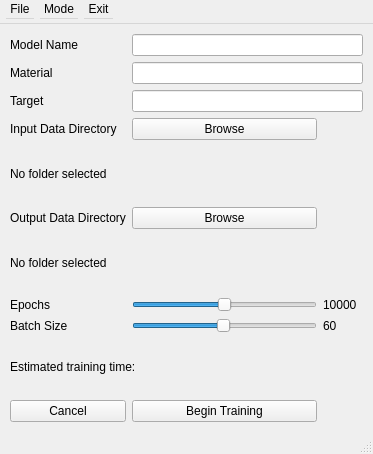
<?xml version="1.0" encoding="UTF-8"?>
<ui version="4.0">
 <class>main_window</class>
 <widget class="QMainWindow" name="main_window">
  <property name="geometry">
   <rect>
    <x>0</x>
    <y>0</y>
    <width>373</width>
    <height>454</height>
   </rect>
  </property>
  <property name="windowTitle">
   <string>User-Centric Software to Assist Design for Forming</string>
  </property>
  <widget class="QWidget" name="central_widget">
   <property name="enabled">
    <bool>true</bool>
   </property>
   <property name="maximumSize">
    <size>
     <width>16777215</width>
     <height>16777215</height>
    </size>
   </property>
   <layout class="QGridLayout" name="gridLayout">
    <property name="leftMargin">
     <number>10</number>
    </property>
    <property name="topMargin">
     <number>10</number>
    </property>
    <property name="rightMargin">
     <number>10</number>
    </property>
    <property name="bottomMargin">
     <number>10</number>
    </property>
    <item row="2" column="0">
     <widget class="QLabel" name="material_label">
      <property name="text">
       <string>Material</string>
      </property>
     </widget>
    </item>
    <item row="15" column="0">
     <widget class="QLabel" name="batchsize_label">
      <property name="text">
       <string>Batch Size</string>
      </property>
     </widget>
    </item>
    <item row="12" column="0" colspan="2">
     <widget class="QLabel" name="output_dir_label">
      <property name="text">
       <string>No folder selected</string>
      </property>
     </widget>
    </item>
    <item row="0" column="0">
     <widget class="QLabel" name="name_label">
      <property name="text">
       <string>Model Name</string>
      </property>
     </widget>
    </item>
    <item row="10" column="0" colspan="2">
     <widget class="QLabel" name="input_dir_label">
      <property name="text">
       <string>No folder selected</string>
      </property>
     </widget>
    </item>
    <item row="17" column="0">
     <widget class="QPushButton" name="cancel_button">
      <property name="text">
       <string>Cancel</string>
      </property>
     </widget>
    </item>
    <item row="7" column="0">
     <widget class="QLabel" name="input_label">
      <property name="text">
       <string>Input Data Directory</string>
      </property>
     </widget>
    </item>
    <item row="5" column="0">
     <widget class="QLabel" name="target_label">
      <property name="text">
       <string>Target</string>
      </property>
     </widget>
    </item>
    <item row="13" column="1">
     <widget class="QSlider" name="epochs_slider">
      <property name="minimumSize">
       <size>
        <width>0</width>
        <height>0</height>
       </size>
      </property>
      <property name="minimum">
       <number>1</number>
      </property>
      <property name="maximum">
       <number>20000</number>
      </property>
      <property name="singleStep">
       <number>10</number>
      </property>
      <property name="value">
       <number>10000</number>
      </property>
      <property name="orientation">
       <enum>Qt::Horizontal</enum>
      </property>
     </widget>
    </item>
    <item row="11" column="0">
     <widget class="QLabel" name="output_label">
      <property name="text">
       <string>Output Data Directory</string>
      </property>
     </widget>
    </item>
    <item row="15" column="1">
     <widget class="QSlider" name="batchsize_slider">
      <property name="minimum">
       <number>1</number>
      </property>
      <property name="maximum">
       <number>120</number>
      </property>
      <property name="singleStep">
       <number>1</number>
      </property>
      <property name="value">
       <number>60</number>
      </property>
      <property name="orientation">
       <enum>Qt::Horizontal</enum>
      </property>
     </widget>
    </item>
    <item row="13" column="0">
     <widget class="QLabel" name="epochs_label">
      <property name="text">
       <string>Epochs</string>
      </property>
     </widget>
    </item>
    <item row="16" column="0" colspan="2">
     <widget class="QLabel" name="eta_label">
      <property name="text">
       <string>Estimated training time:</string>
      </property>
     </widget>
    </item>
    <item row="13" column="2">
     <widget class="QLabel" name="epochs_number">
      <property name="minimumSize">
       <size>
        <width>40</width>
        <height>0</height>
       </size>
      </property>
      <property name="text">
       <string>10000</string>
      </property>
     </widget>
    </item>
    <item row="15" column="2">
     <widget class="QLabel" name="batchsize_number">
      <property name="text">
       <string>60</string>
      </property>
     </widget>
    </item>
    <item row="5" column="1" colspan="2">
     <widget class="QLineEdit" name="target_edit"/>
    </item>
    <item row="2" column="1" colspan="2">
     <widget class="QLineEdit" name="material_edit"/>
    </item>
    <item row="0" column="1" colspan="2">
     <widget class="QLineEdit" name="name_edit"/>
    </item>
    <item row="11" column="1">
     <widget class="QPushButton" name="output_button">
      <property name="text">
       <string>Browse</string>
      </property>
     </widget>
    </item>
    <item row="7" column="1">
     <widget class="QPushButton" name="input_button">
      <property name="text">
       <string>Browse</string>
      </property>
     </widget>
    </item>
    <item row="17" column="1">
     <widget class="QPushButton" name="begin_button">
      <property name="text">
       <string>Begin Training</string>
      </property>
     </widget>
    </item>
   </layout>
  </widget>
  <widget class="QStatusBar" name="statusbar"/>
  <widget class="QMenuBar" name="menubar">
   <property name="geometry">
    <rect>
     <x>0</x>
     <y>0</y>
     <width>16777214</width>
     <height>24</height>
    </rect>
   </property>
   <property name="minimumSize">
    <size>
     <width>16777214</width>
     <height>24</height>
    </size>
   </property>
   <property name="defaultUp">
    <bool>false</bool>
   </property>
   <property name="nativeMenuBar">
    <bool>false</bool>
   </property>
   <widget class="QMenu" name="menuFile">
    <property name="title">
     <string>File</string>
    </property>
    <addaction name="actionImport_New_Mesh"/>
   </widget>
   <widget class="QMenu" name="menuMode">
    <property name="title">
     <string>Mode</string>
    </property>
    <addaction name="actionOptimisation_Mode"/>
    <addaction name="actionSensitiity_Mode"/>
    <addaction name="action_developer"/>
   </widget>
   <widget class="QMenu" name="menuExit">
    <property name="title">
     <string>Exit</string>
    </property>
    <addaction name="actionExit"/>
   </widget>
   <addaction name="menuFile"/>
   <addaction name="menuMode"/>
   <addaction name="menuExit"/>
  </widget>
  <action name="actionImport_New_Mesh">
   <property name="text">
    <string>Import New Mesh</string>
   </property>
  </action>
  <action name="actionOptimisation_Mode">
   <property name="text">
    <string>Optimisation</string>
   </property>
  </action>
  <action name="actionSensitiity_Mode">
   <property name="text">
    <string>Sensitiity Analysis</string>
   </property>
  </action>
  <action name="action_developer">
   <property name="text">
    <string>Developer</string>
   </property>
  </action>
  <action name="actionExit">
   <property name="text">
    <string>Exit</string>
   </property>
  </action>
 </widget>
 <resources/>
 <connections/>
</ui>
